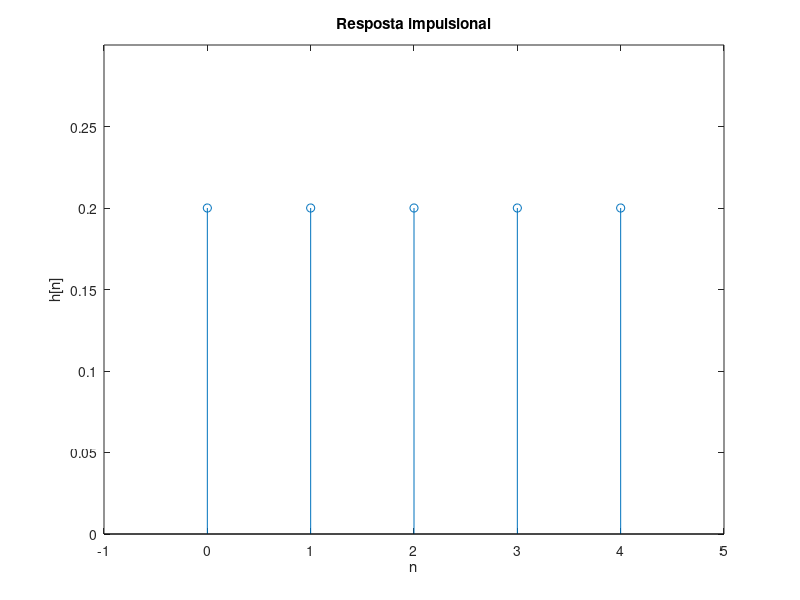
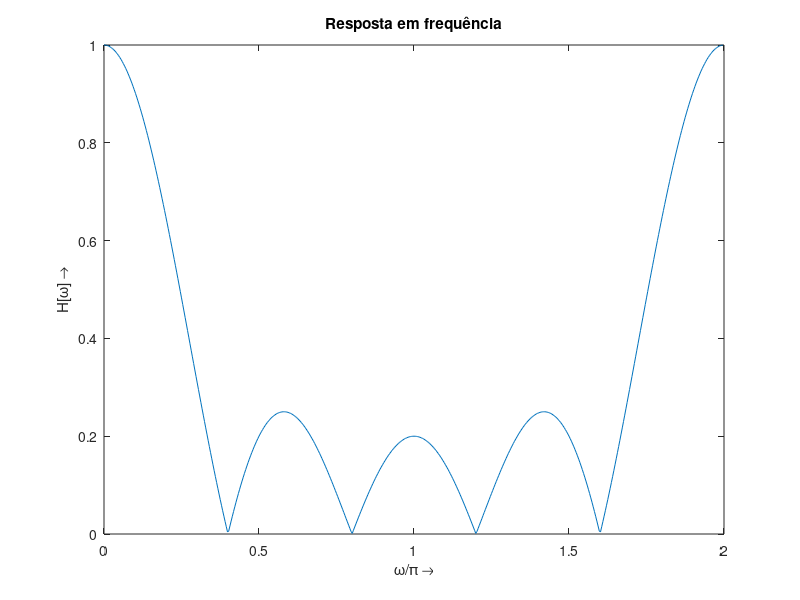
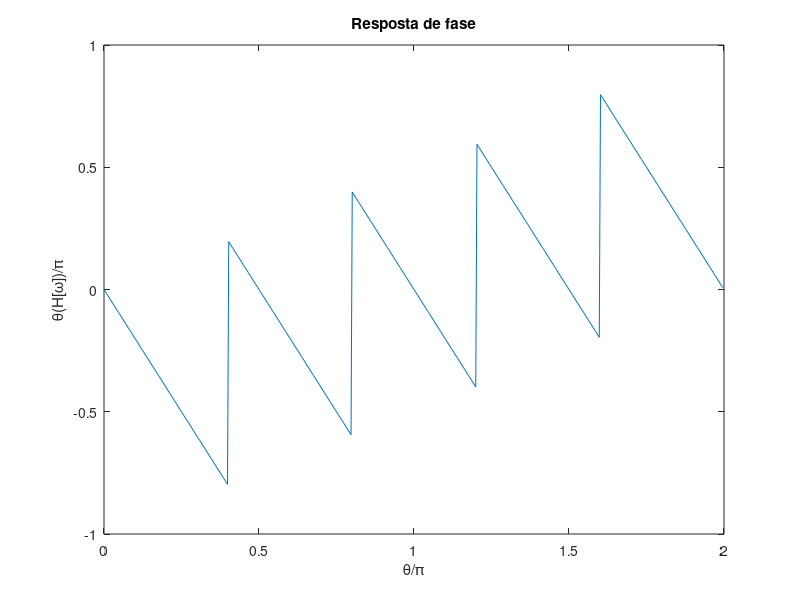

Recreate these plots in MATLAB, in order.
N = 5;
n = [0:N - 1];
h = 1/5 .* ones(1,5);

figure(1);
stem(n, h);
axis([-1 5 0 0.3])
xlabel("n");
ylabel("h[n]");
title("Resposta impulsional");

% Resposta em frequencia
figure(2);
[H W] = freqz(h, 1, 512, 'whole');
plot(W/pi, abs(H));
xlabel('\omega/\pi \rightarrow');
ylabel('H[\omega] \rightarrow');
title("Resposta em frequência");

figure(3);
plot(W/pi, angle(H)/pi);
xlabel('\theta/\pi');
ylabel('\theta(H[\omega])/\pi');
title("Resposta de fase");
